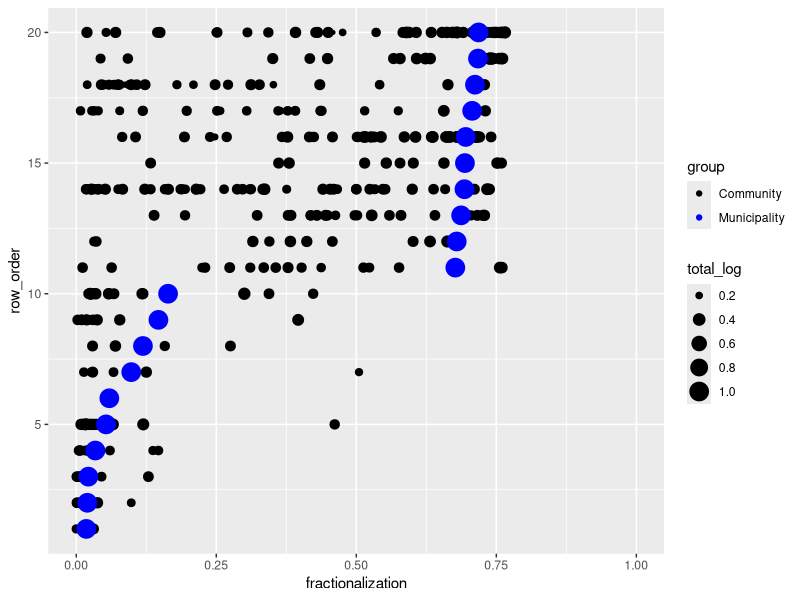

Here is the R script that generated this plot: (Note: this script raises an error after producing the figure.)

# This script assesses the municipality-level ethnic fractionalization scores versus community-level
# scores.

### load libraries ---------------------------------------------------------------------------------
library(readxl)
library(tidyverse)

### load data --------------------------------------------------------------------------------------
# municipality-level 1991 census data
census_data_1991_municipality <- read.csv("Formatted Data/census_data_1991_formatted.csv")

# community-level 1991 census data
census_data_1991_community <- read.csv("Formatted Data/census_data_1991_community_formatted.csv")

### identify top/bottom municipalities -------------------------------------------------------------
municipality_top10_fractionalization <- census_data_1991_municipality %>%
  dplyr::slice_max(fractionalization, n = 10) %>%
  dplyr::pull(municipality)

municipality_bottom10_fractionalization <- census_data_1991_municipality %>%
  dplyr::slice_min(fractionalization, n = 10) %>%
  dplyr::arrange(desc(row_number())) %>%
  dplyr::pull(municipality)

# calculate bosnia-wide fractionalization score
bih_fractionalization <- census_data_1991_municipality %>%
  dplyr::summarise(across(c(muslims, serbs, croats, yugoslavs, other), sum)) %>%
  t() %>%
  as.data.frame() %>%
  dplyr::rename(count = 1) %>%
  dplyr::mutate(
    perc = count / sum(count),
    perc_sq = perc^2
  )

bih_fractionalization <- sum(bih_fractionalization$perc_sq)

municipality_fractionalization <- census_data_1991_municipality %>%
  dplyr::select(municipality, fractionalization, total) %>%
  dplyr::arrange(desc(fractionalization)) %>%
  dplyr::mutate(rank = row_number()) %>%
  dplyr::filter(municipality %in% c(municipality_top10_fractionalization,
                                    municipality_bottom10_fractionalization)) %>%
  dplyr::arrange(desc(fractionalization)) %>%
  dplyr::mutate(row_order = row_number()) %>%
  # tibble::add_row(
  #   municipality = "Bosnia and Herzegovina total",
  #   fractionalization = bih_fractionalization,
  #   rank = NA,
  #   row_order = 10.5
  # ) %>%
  dplyr::mutate(
    row_order = 21 - row_order,
    group = "Municipality")

municipality_fractionalization_row_order <- municipality_fractionalization %>%
  dplyr::select(municipality, row_order, rank)

### pull and append community index values ---------------------------------------------------------
community_fractionalization <- census_data_1991_community %>%
  dplyr::filter(municipality %in% c(municipality_top10_fractionalization,
                                    municipality_bottom10_fractionalization)
  ) %>%
  dplyr::left_join(municipality_fractionalization_row_order, by = "municipality") %>%
  dplyr::select(row_order, rank, municipality, fractionalization, total) %>%
  dplyr::mutate(group = "Community")


### bind data --------------------------------------------------------------------------------------
fractionalization_df <- rbind(municipality_fractionalization, community_fractionalization) %>%
  dplyr::mutate(total_log = ifelse(group == "Community", log(total)/25, 1)) %>%
  dplyr::arrange(group)


fract_graph <- ggplot2::ggplot() +
  ggplot2::geom_point(
    data = fractionalization_df,
    ggplot2::aes(x = fractionalization,
                 y = row_order,
                 size = total_log,
                 color = group)
  ) +
  ggplot2::scale_color_manual(values = c("black", "blue")) +
  ggplot2::lims(x = c(0, 1))
fract_graph



  ggplot2::scale_fill_gradient(
    name = "Deaths",
    breaks = logged_break_positions,
    labels = final_labels,
    low = "white",
    high = "darkred",
    na.value = "grey70"
  ) +
  ggplot2::geom_sf(data = deaths_postwar_municipalities_top5_abs_shapefile, color = "black", size = 0.75) +
  ggplot2::geom_sf_label(data = deaths_postwar_municipalities_top5_abs_shapefile,
                         ggplot2::aes(label = municipality),
                         color = "black",
                         fill = "white",
                         label.padding = unit(0.15, "lines"),
                         show.legend = "point",
                         size = 2.5) +
  ggplot2::geom_sf(data = iebf_shapefile, color = "darkblue", size = 0.5) +
  ggplot2::theme_void()

ucdp_deaths_absolute_postwar_municipalities_map

